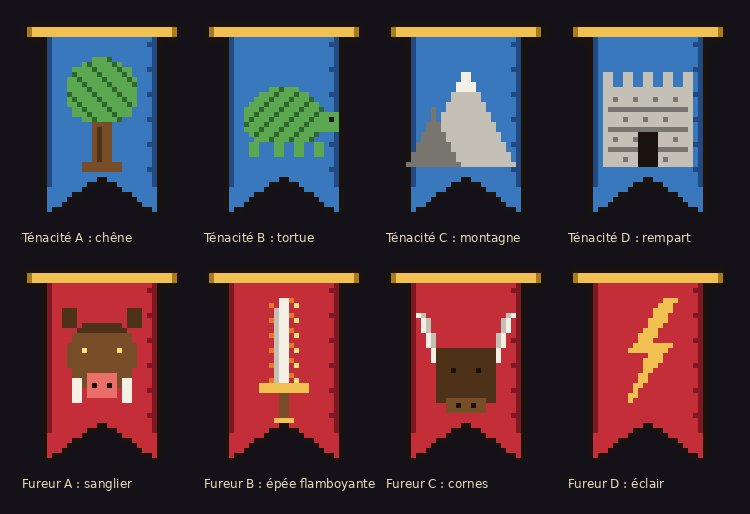

Recreate this plot in Python.
"""Blasons des voies du Guerrier, planche v2 (Thomas, 2026-11-18 : la v1 refusée, « propose tout »). Rien en jeu.

    python3 art/blasons_voies_v2.py   → art/blasons_voies_v2.png

Huit pistes, chacune sur une BANNIÈRE (pas un écu : le picto des pouvoirs reste rond et l'écu de la v1 faisait « icône »),
pendue à sa hampe dorée, bas fendu en queue d'aronde, 32 × 40 :
  Ténacité (bleue) : A le chêne, B la tortue, C la montagne, D le rempart ;
  Fureur (rouge)   : A le sanglier, B l'épée flamboyante, C les cornes du taureau, D l'éclair.
"""
from PIL import Image, ImageDraw, ImageFont
from concert_v1 import Grid

PAL = {
    "K": (26, 18, 12), "G": (240, 192, 80), "g": (168, 124, 28), "Y": (255, 226, 122),
    "U": (58, 120, 190), "u": (34, 74, 128), "V": (150, 200, 240),
    "R": (196, 46, 56), "r": (126, 24, 34), "q": (236, 110, 104),
    "W": (244, 240, 230), "w": (196, 192, 182), "x": (120, 116, 110), "B": (120, 78, 40), "b": (78, 50, 24),
    "E": (92, 168, 80), "e": (46, 104, 46), "O": (232, 120, 42),
}


def banner(field, dark):
    g = Grid(32, 40)
    g.rect(2, 1, 29, 2, "G")
    g.rect(1, 1, 1, 2, "g")
    g.rect(30, 1, 30, 2, "g")
    for y in range(3, 39):
        for x in range(5, 27):
            notch = y > 30 and abs(x - 15.5) < (y - 30) * 1.4
            if not notch:
                g.px(x, y, field)
    for y in range(3, 33):
        g.px(5, y, dark)
        g.px(26, y, dark)
    for y in range(4, 34, 5):
        g.px(25, y, dark)
    return g


def oak(g):
    for y in range(7, 21):
        for x in range(8, 24):
            if ((x - 15.5) / 7.5) ** 2 + ((y - 13.5) / 6.8) ** 2 <= 1:
                g.px(x, y, "E" if (x * 7 + y * 3) % 5 else "e")
    g.rect(14, 20, 17, 28, "B"); g.rect(12, 28, 19, 29, "B"); g.rect(15, 21, 15, 27, "b")


def turtle(g):
    for y in range(12, 25):
        for x in range(7, 25):
            if ((x - 15.5) / 8) ** 2 + ((y - 19) / 6.5) ** 2 <= 1 and y <= 23:
                g.px(x, y, "e" if (x + y) % 4 == 0 else "E")
    g.rect(23, 18, 26, 21, "E"); g.px(25, 19, "K")
    for x in (9, 14, 18, 22):
        g.rect(x, 24, x + 1, 26, "E")


def mountain(g):
    for y in range(8, 29):
        w = (y - 8) * 10 // 20
        g.rect(16 - w, y, 15 + w, y, "w")
    for y in range(8, 14):
        w = (y - 8) * 10 // 20
        g.rect(16 - w, y, 15 + w, y, "W")
    for y in range(17, 29):
        w = (y - 17) * 5 // 11
        g.rect(9 - w, y, 8 + w + 1, y, "x")


def rampart(g):
    g.rect(7, 13, 24, 28, "w")
    for x in (7, 11, 15, 19, 23):
        g.rect(x, 10, x + 1, 12, "w")
    for y in (17, 21, 25):
        g.rect(8, y, 23, y, "x")
    for y, off in ((14, 0), (18, 2), (22, 0), (26, 2)):
        for x in range(9 + off, 23, 4):
            g.px(x, y + 1, "x")
    g.rect(14, 22, 17, 28, "K")


def boar(g):
    for y in range(10, 25):
        for x in range(8, 24):
            if ((x - 15.5) / 7) ** 2 + ((y - 17) / 7) ** 2 <= 1:
                g.px(x, y, "b" if y < 13 else "B")
    g.rect(13, 21, 18, 25, "q"); g.px(14, 23, "K"); g.px(17, 23, "K")
    g.rect(10, 22, 11, 26, "W"); g.rect(20, 22, 21, 26, "W")
    g.px(12, 16, "Y"); g.px(19, 16, "Y")
    g.rect(8, 8, 10, 11, "b"); g.rect(21, 8, 23, 11, "b")


def flaming_sword(g):
    g.rect(15, 6, 16, 23, "W"); g.rect(14, 8, 14, 22, "w")
    for y in range(6, 22, 3):
        g.px(17, y, "O"); g.px(18, y + 1, "Y"); g.px(13, y + 1, "O")
    g.rect(11, 23, 20, 24, "G"); g.rect(15, 25, 16, 29, "B"); g.rect(14, 30, 17, 30, "G")


def horns(g):
    for i in range(10):
        g.px(9 - i // 3, 18 - i, "W"); g.px(10 - i // 3, 18 - i, "w")
        g.px(22 + i // 3, 18 - i, "W"); g.px(21 + i // 3, 18 - i, "w")
    g.rect(10, 16, 21, 26, "b"); g.rect(12, 26, 19, 28, "B"); g.px(13, 20, "K"); g.px(18, 20, "K")
    g.px(14, 27, "K"); g.px(17, 27, "K")


def bolt(g):
    pts = [(19, 6), (12, 17), (16, 17), (11, 29), (21, 15), (17, 15), (22, 6)]
    for y in range(6, 30):
        for x in range(8, 24):
            if inside(pts, x + 0.5, y + 0.5):
                g.px(x, y, "Y")
    for y in range(6, 30):
        for x in range(8, 24):
            if g.g[y][x] == "Y" and (g.g[y][x - 1] != "Y"):
                g.px(x, y, "G")


def inside(poly, x, y):
    c = False
    j = len(poly) - 1
    for i in range(len(poly)):
        xi, yi = poly[i]
        xj, yj = poly[j]
        if (yi > y) != (yj > y) and x < (xj - xi) * (y - yi) / (yj - yi + 1e-9) + xi:
            c = not c
        j = i
    return c


S = {}
for name, field, dark, draw in (
    ("Ténacité A : chêne", "U", "u", oak), ("Ténacité B : tortue", "U", "u", turtle), ("Ténacité C : montagne", "U", "u", mountain), ("Ténacité D : rempart", "U", "u", rampart),
    ("Fureur A : sanglier", "R", "r", boar), ("Fureur B : épée flamboyante", "R", "r", flaming_sword), ("Fureur C : cornes", "R", "r", horns), ("Fureur D : éclair", "R", "r", bolt),
):
    g = banner(field, dark)
    draw(g)
    S[name] = g.rows()


def render():
    scale, pad = 5, 22
    img = Image.new("RGB", (4 * (32 * scale + pad) + pad, 2 * (40 * scale + 46) + pad), (20, 17, 24))
    d = ImageDraw.Draw(img)
    try:
        font = ImageFont.truetype("DejaVuSans.ttf", 12)
    except OSError:
        font = ImageFont.load_default()
    for i, (name, rows) in enumerate(S.items()):
        ox = pad + (i % 4) * (32 * scale + pad)
        oy = pad + (i // 4) * (40 * scale + 46)
        for y, r in enumerate(rows):
            for x, ch in enumerate(r):
                if ch != ".":
                    d.rectangle([ox + x * scale, oy + y * scale, ox + (x + 1) * scale - 1, oy + (y + 1) * scale - 1], fill=PAL[ch])
        d.text((ox, oy + 40 * scale + 8), name, fill=(230, 220, 190), font=font)
    img.save("art/blasons_voies_v2.png")
    print(img.size)


if __name__ == "__main__":
    render()
